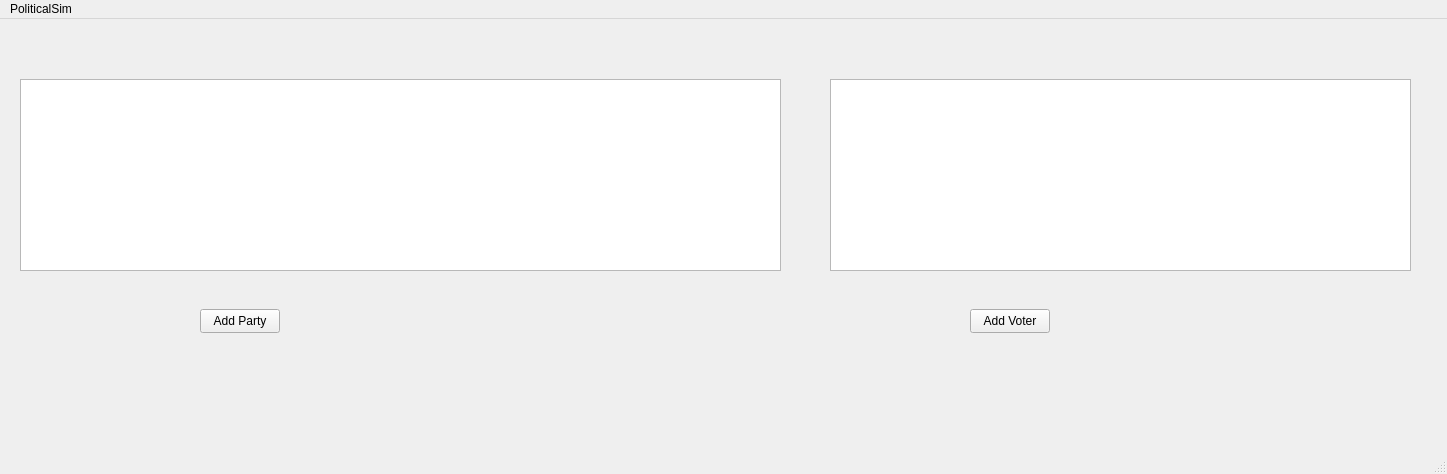
<?xml version="1.0" encoding="UTF-8"?>
<ui version="4.0">
 <class>MainWindow</class>
 <widget class="QMainWindow" name="MainWindow">
  <property name="geometry">
   <rect>
    <x>0</x>
    <y>0</y>
    <width>1447</width>
    <height>474</height>
   </rect>
  </property>
  <property name="windowTitle">
   <string>MainWindow</string>
  </property>
  <widget class="QWidget" name="centralwidget">
   <widget class="QTableView" name="partyTableView">
    <property name="geometry">
     <rect>
      <x>20</x>
      <y>60</y>
      <width>761</width>
      <height>192</height>
     </rect>
    </property>
   </widget>
   <widget class="QPushButton" name="addPartyButton">
    <property name="geometry">
     <rect>
      <x>200</x>
      <y>290</y>
      <width>80</width>
      <height>24</height>
     </rect>
    </property>
    <property name="text">
     <string>Add Party</string>
    </property>
   </widget>
   <widget class="QTableView" name="voterTableView">
    <property name="geometry">
     <rect>
      <x>830</x>
      <y>60</y>
      <width>581</width>
      <height>192</height>
     </rect>
    </property>
   </widget>
   <widget class="QPushButton" name="addVoterButton">
    <property name="geometry">
     <rect>
      <x>970</x>
      <y>290</y>
      <width>80</width>
      <height>24</height>
     </rect>
    </property>
    <property name="text">
     <string>Add Voter</string>
    </property>
   </widget>
  </widget>
  <widget class="QMenuBar" name="menubar">
   <property name="geometry">
    <rect>
     <x>0</x>
     <y>0</y>
     <width>1447</width>
     <height>21</height>
    </rect>
   </property>
   <widget class="QMenu" name="menuPoliticalSim">
    <property name="title">
     <string>PoliticalSim</string>
    </property>
   </widget>
   <addaction name="menuPoliticalSim"/>
  </widget>
  <widget class="QStatusBar" name="statusbar"/>
 </widget>
 <resources/>
 <connections/>
</ui>
